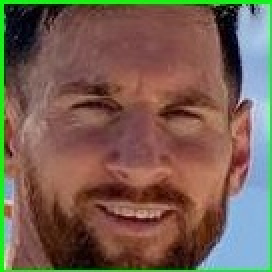
#> input picture image/visages/3.jpg, 136 x 136 px (shown 2 times larger)
$ python Question3.py
#> lines starting #> are read from the running program, lines starting #| are printed output that depends on the picture
from os import listdir
import cv2
imgRech = cv2.imread("../image/visages/3.jpg")
#> imgRech is the input picture: shape (136, 136, 3); mean B, G, R 82.2, 96.1, 118.7
imgRech= cv2.resize(imgRech,(136,136))

exsist=False
for f in listdir("../image/visages/"):
    print("../image/visages/"+f)

    img=cv2.imread("../image/visage/"+f);
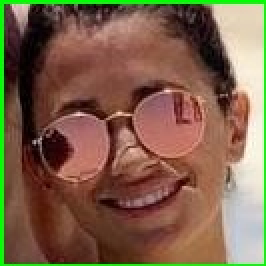
#> input picture image/visages/1.jpg, 133 x 133 px, found by its file name (shown 2 times larger)
#> img is the input picture: shape (133, 133, 3); mean B, G, R 74.8, 98, 126
    img= cv2.resize(img,(136,136))
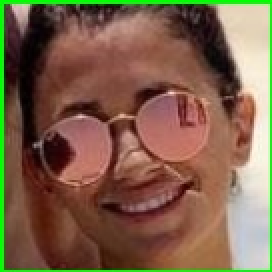
#> img: shape (136, 136, 3) (shown 2 times larger); mean B, G, R 74.6, 97.9, 125.8
    diff=cv2.subtract(imgRech,img)
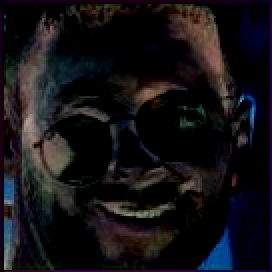
#> diff: shape (136, 136, 3) (shown 2 times larger); mean B, G, R 21.1, 17.7, 19.6
    b,g,r= cv2.split(diff)
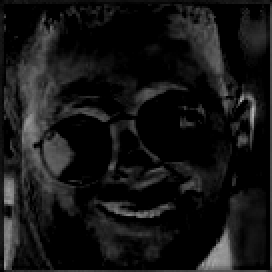
#> b: shape (136, 136) (shown 2 times larger); min 0, max 179, mean 21.1
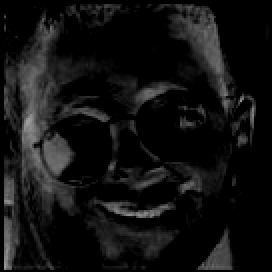
#> g: shape (136, 136) (shown 2 times larger); min 0, max 160, mean 17.7
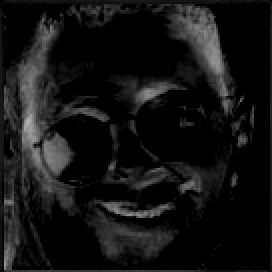
#> r: shape (136, 136) (shown 2 times larger); min 0, max 178, mean 19.6
    if cv2.countNonZero(b)==0 and  cv2.countNonZero(g)==0 and  cv2.countNonZero(r)==0:
        exsist=True
        break
#> pass 2 of the loop `for f in listdir("../image/visages/"):`:
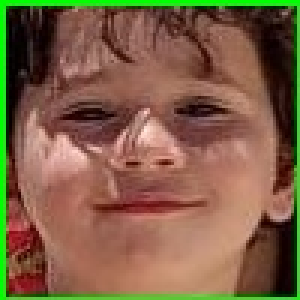
#> input picture image/visages/2.jpg, 100 x 100 px, found by its file name (shown 3 times larger)
#> img is the input picture: shape (100, 100, 3); mean B, G, R 69.3, 96.2, 126.2
#> img: shape (136, 136, 3)
#> `diff=cv2.subtract(imgRech,img)`:
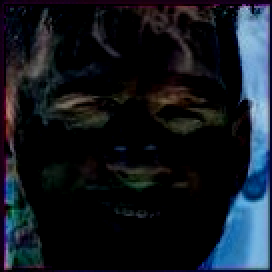
#> diff: shape (136, 136, 3) (shown 2 times larger); mean B, G, R 32.3, 24.7, 19
#> `b,g,r= cv2.split(diff)`:
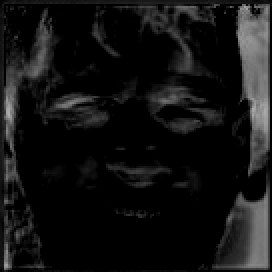
#> r: shape (136, 136) (shown 2 times larger); min 0, max 174, mean 19
if exsist:
    print("image c'est la méme")
else:
    print("image c'est pas la méme")
cv2.waitKey(0)
cv2.destroyAllWindows()
